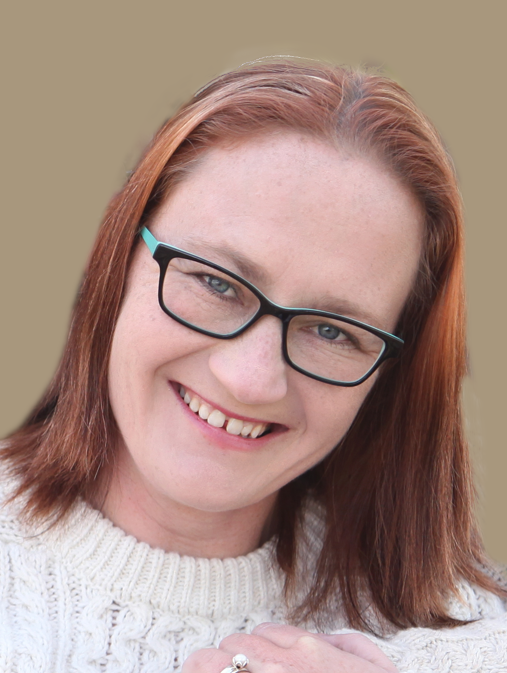
#> input picture test image.png, 507 x 673 px, given in place of the camera
$ python video.py
#> lines starting #> are read from the running program, lines starting #| are printed output that depends on the picture; after the words box and inside, x2 and y2 are one past the last pixel; in counts of white or black regions, pixels touching at a corner belong together
#!/usr/bin/env python
import numpy as np
import cv2
import time

MIX_FACTOR_A = 0.2
MIX_FACTOR_B = 1 - MIX_FACTOR_A
BLUR_AMOUNT = 9

cap = cv2.VideoCapture(0)

last_time = time.time()
while cap.isOpened():
    ret, im_base = cap.read()
#> im_base is the input picture: shape (673, 507, 3); mean B, G, R 130.9, 140.4, 167.7
    if not ret:
        print("Can't receive frame (stream end?). Exiting ...")
        break
    im_blur = cv2.medianBlur(im_base, BLUR_AMOUNT)
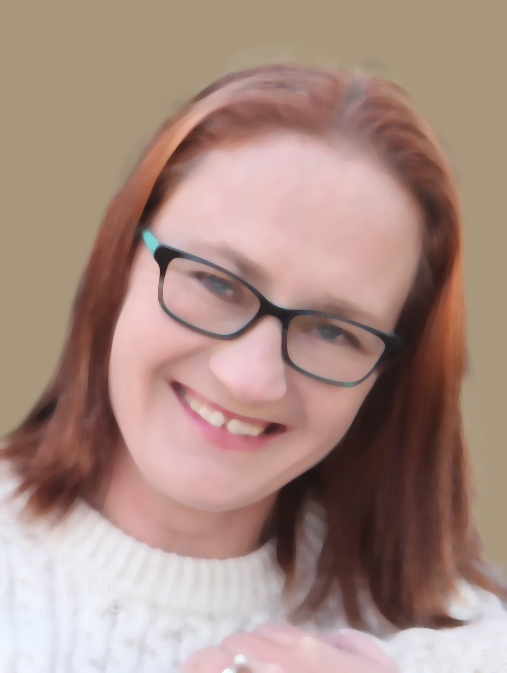
#> im_blur: shape (673, 507, 3); mean B, G, R 131.1, 140.8, 168.1
    im_edges = cv2.Canny(im_blur, 50, 150)
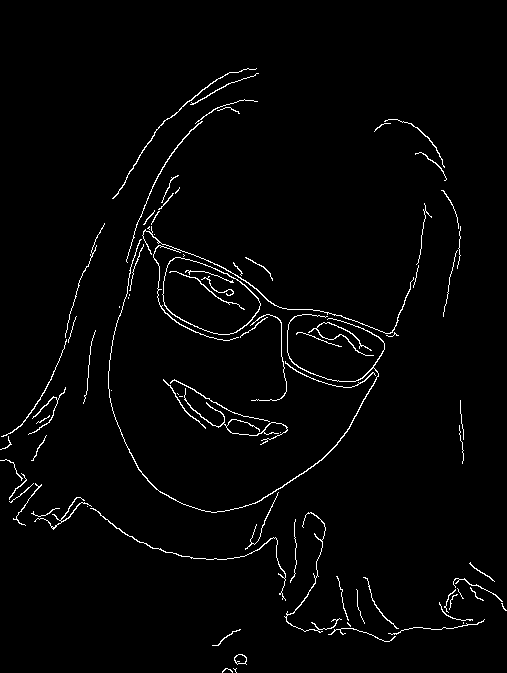
#> im_edges: shape (673, 507); 2.1% white in thin lines or dots, all inside (x1, y1, x2, y2) = (0, 68, 507, 673)
    im_edges_color = cv2.cvtColor(im_edges, cv2.COLOR_GRAY2RGB)
    im_running = cv2.addWeighted(im_running, MIX_FACTOR_A,
                                 im_edges_color, MIX_FACTOR_B,
                                 0) if 'im_running' in locals() else im_edges_color
    im_output = cv2.subtract(im_base, im_running)
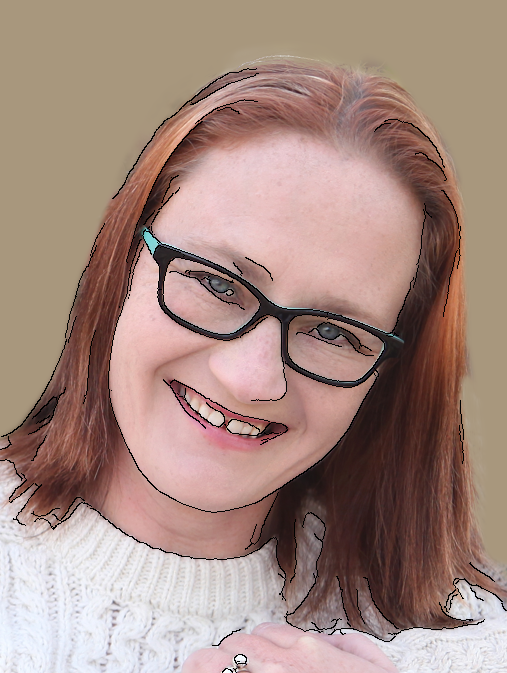
#> im_output: shape (673, 507, 3); mean B, G, R 128.6, 138, 164.6

    if cv2.waitKey(1) == ord('q'):
#> (key q is pressed here)
        break
    this_time = time.time()
    fps = 1 / (this_time - last_time)
    fps_text = f"{fps:.1f} fps"
    cv2.putText(im_output, fps_text, (10, 30), cv2.FONT_HERSHEY_SIMPLEX, 1, (0, 255, 0), 2)
    cv2.imshow('frame', im_output)
    last_time = this_time

cap.release()
cv2.destroyAllWindows()
